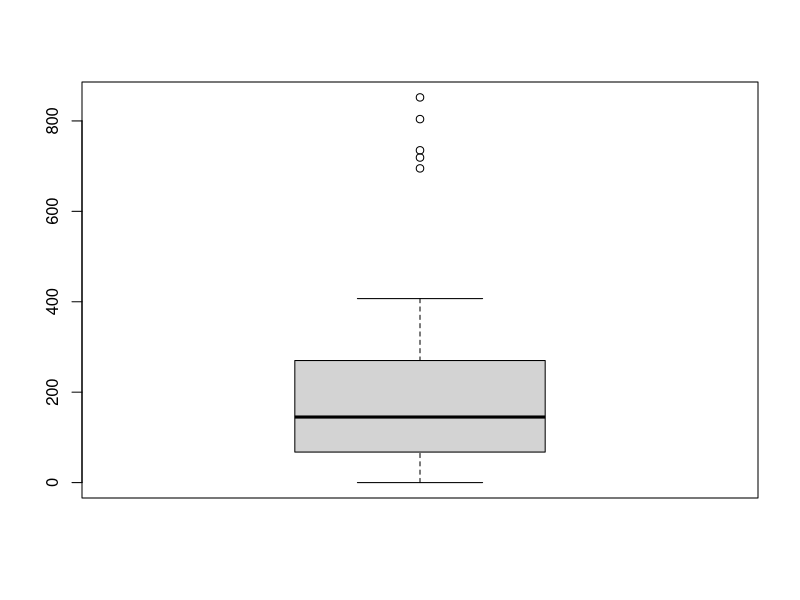
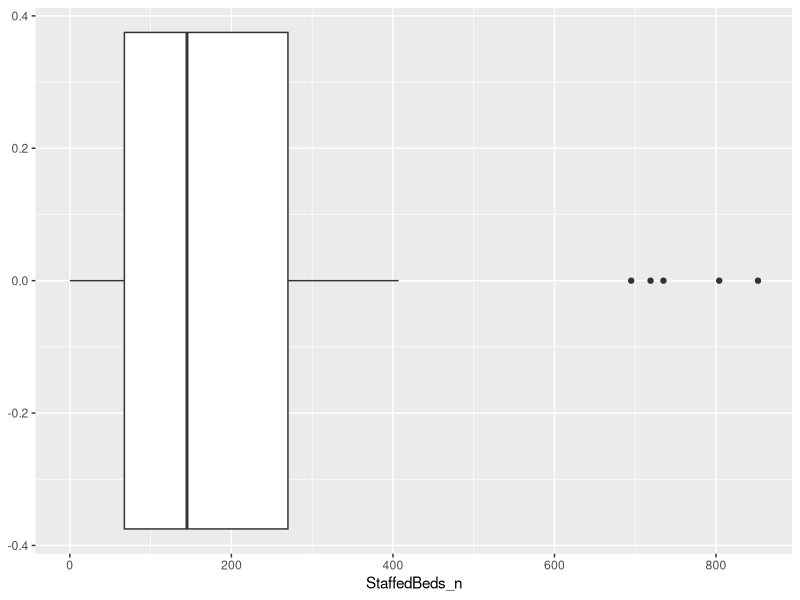
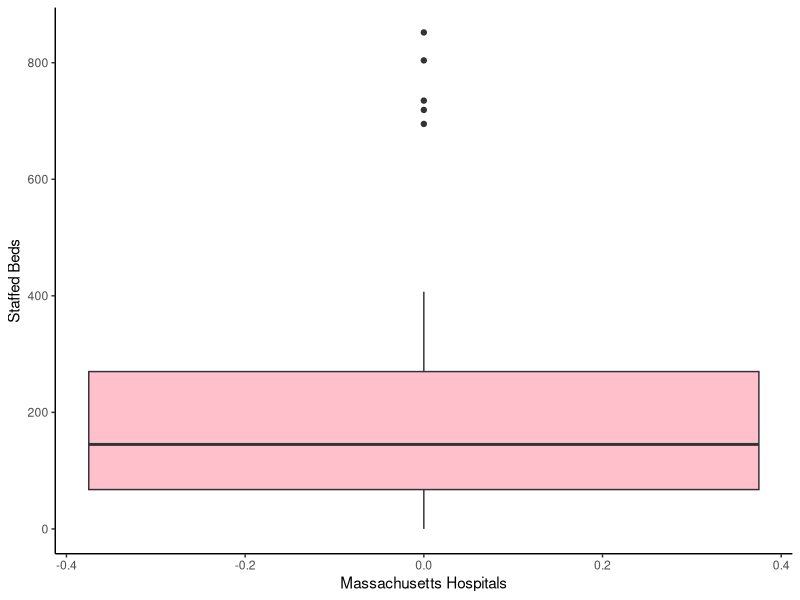
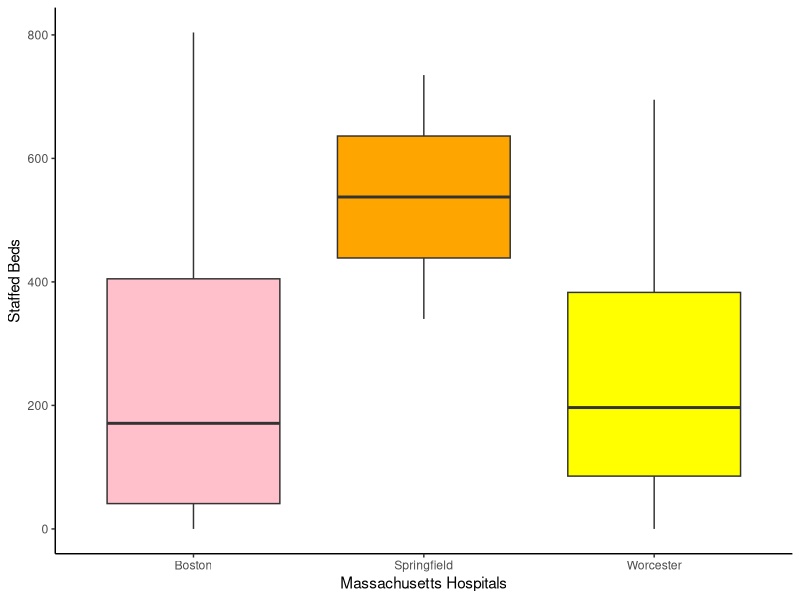

Write R code to recreate these figures, in order.
#read in MA hospital dataset
hosp_a <- read.csv("MA Hospital Demo Dataset.csv", header = TRUE, sep = ",")
hosp_a

#fields in dataset
colnames(hosp_a)

#what are the percentiles of StaffedBeds?
#But quantile doesn't work on the variable.
class(hosp_a$StaffedBeds)
as.numeric(hosp_a$StaffedBeds)
quantile(as.numeric(hosp_a$StaffedBeds), na.rm = TRUE)

#pull out a vector and clean it up
BedVec_a <- as.numeric(hosp_a$StaffedBeds)
length(BedVec_a)
BedVec_b <- BedVec_a[!is.na(BedVec_a)]
length(BedVec_b)

#now do the quantile
quantile(BedVec_b)

#in case you wanted other percentiles
quantile(BedVec_b, probs = c(.05, .95))

#or just do a boxplot
boxplot(BedVec_b)

#make it fancy in ggplot2
library(ggplot2)

#to make it easy, we will just remove records from our dataset
#that are NA
hosp_a$StaffedBeds_n <- as.numeric(hosp_a$StaffedBeds)
nrow(hosp_a)
hosp_b <- subset(hosp_a, !is.na(StaffedBeds_n))
nrow(hosp_b)
hosp_b$StaffedBeds_n

#basic ggplot2 box plot
ggplot(data = hosp_b, aes(x = StaffedBeds_n)) +
	geom_boxplot()

#Make it pretty
ggplot(data = hosp_b, aes(x = StaffedBeds_n)) +
	geom_boxplot(fill = "pink") + 
	xlab(c("Staffed Beds")) +
	ylab(c("Massachusetts Hospitals")) +
	coord_flip() +
	theme_classic()

keep_cities <- c("Boston", "Worcester", "Springfield")

#add groupings
nrow(hosp_b)
hosp_c <- subset(hosp_b, HospCity %in% keep_cities)
nrow(hosp_c)

#now compare cities
ggplot(data = hosp_c, aes(x = StaffedBeds_n, y = HospCity)) +
	geom_boxplot(fill = c("pink", "orange", "yellow")) + 
	xlab(c("Staffed Beds")) +
	ylab(c("Massachusetts Hospitals")) +
	coord_flip() +
	theme_classic()

#let's look at hosp_c
write.csv(hosp_c, "hosp_c.csv")


